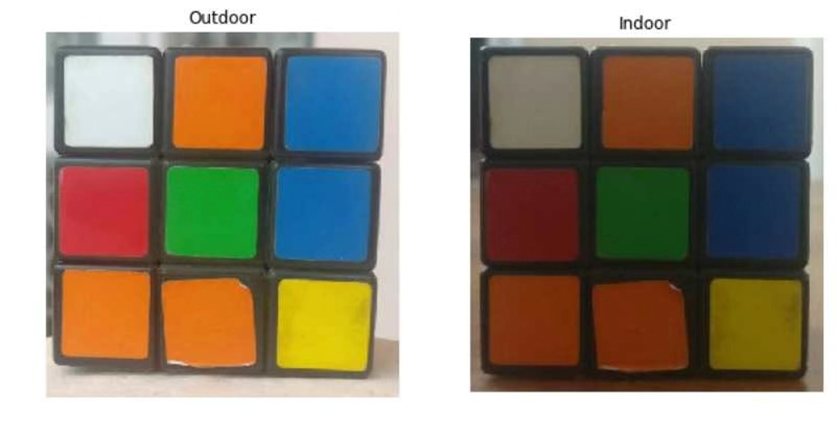
//> input picture Resources/Untitled 5.png, 836 x 431 px
$ ./1   (built with g++ and OpenCV 4)
//> lines starting //> are read from the running program, lines starting //| are printed output that depends on the picture; after the words box and inside, x2 and y2 are one past the last pixel; in counts of white or black regions, pixels touching at a corner belong together
#include <opencv2/opencv.hpp>
#include <iostream>

using namespace cv;
using namespace std;
int main()
{
    Mat img;
    img = imread("/home/parallels/Robomaster/learn/Resources/Untitled 5.png", IMREAD_COLOR);
//> img is the input picture: 431 rows x 836 cols, CV_8UC3; mean B, G, R 126.9, 143.3, 153.3
    Mat hsvFrame;
    Mat gaussImg;
    Mat kernel;
    Mat REDimg1;
    Mat REDimg;
    Mat GREENimg;
    Mat BULEimg;
    vector<vector<Point>> REDcontours;
    vector<vector<Point>> GREENcontours;
    vector<vector<Point>> BLUEcontours;
    int colorThreshold[][6] =
        {
            // {hmin, hmax, smin, smax, vmin, vmax}
            {0, 5, 25, 256, 50, 256},    // RED1
            {150, 181, 25, 256, 50, 256}, // RED2
            {45, 90, 100, 256, 50, 256}, // GREEN
            {100, 120, 100, 256, 50, 256}, // BULE
        };

    cvtColor(img, hsvFrame, COLOR_BGR2HSV);
//> hsvFrame: 431 rows x 836 cols, CV_8UC3; mean H, S, V 35, 94.5, 167.2

    GaussianBlur(hsvFrame, gaussImg, Size(5, 5), 0);
//> gaussImg: 431 rows x 836 cols, CV_8UC3; mean H, S, V 35, 94.5, 167.2

    inRange(gaussImg,
            Scalar(colorThreshold[0][0], colorThreshold[0][2], colorThreshold[0][4]),
            Scalar(colorThreshold[0][1], colorThreshold[0][3], colorThreshold[0][5]),
            REDimg1);
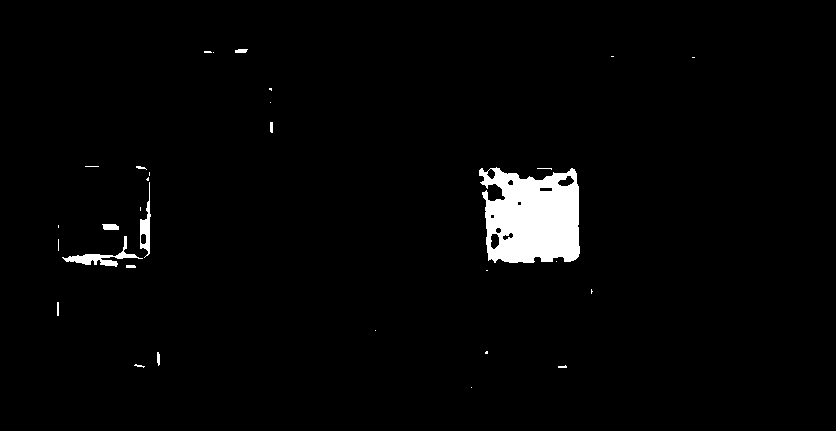
//> REDimg1: 431 rows x 836 cols, CV_8UC1; 2.5% white; 31 white regions (21 under 20 px), largest, box (x1, y1, x2, y2) and area: (479, 167, 580, 263) 7556, (62, 236, 143, 267) 555, (140, 182, 151, 258) 344
    inRange(gaussImg,
            Scalar(colorThreshold[1][0], colorThreshold[1][2], colorThreshold[1][4]),
            Scalar(colorThreshold[1][1], colorThreshold[1][3], colorThreshold[1][5]),
            REDimg);
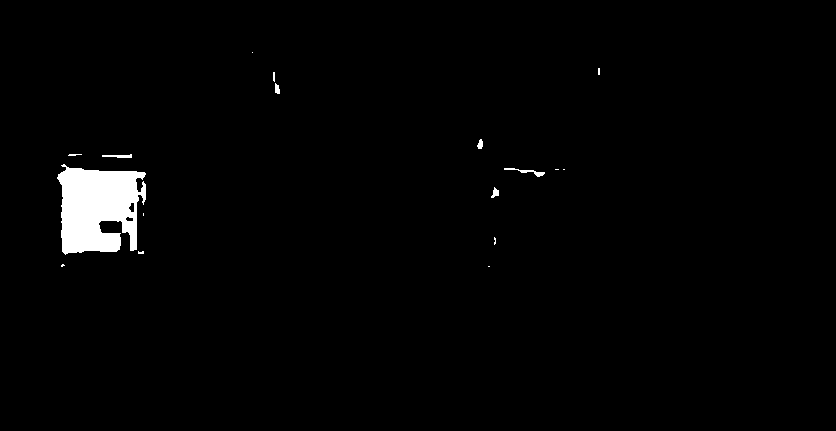
//> REDimg: 431 rows x 836 cols, CV_8UC1; 1.7% white; 17 white regions (10 under 20 px), largest, box (x1, y1, x2, y2) and area: (57, 164, 146, 255) 5869, (504, 168, 545, 177) 105, (102, 154, 132, 158) 77
    inRange(gaussImg,
            Scalar(colorThreshold[2][0], colorThreshold[2][2], colorThreshold[2][4]),
            Scalar(colorThreshold[2][1], colorThreshold[2][3], colorThreshold[2][5]),
            GREENimg);
//> GREENimg: 431 rows x 836 cols, CV_8UC1; 4.9% white; 61 white regions (49 under 20 px), largest, box (x1, y1, x2, y2) and area: (164, 165, 262, 261) 8816, (597, 167, 689, 260) 8236, (505, 170, 551, 179) 75
    inRange(gaussImg,
            Scalar(colorThreshold[3][0], colorThreshold[3][2], colorThreshold[3][4]),
            Scalar(colorThreshold[3][1], colorThreshold[3][3], colorThreshold[3][5]),
            BULEimg);
//> BULEimg: 431 rows x 836 cols, CV_8UC1; 9.4% white; 94 white regions (90 under 20 px), largest, box (x1, y1, x2, y2) and area: (284, 55, 380, 156) 9165, (275, 164, 373, 262) 8818, (708, 164, 800, 259) 8168, (713, 60, 804, 152) 7649

    Mat REDimg0=REDimg+REDimg1;
//> REDimg0: 431 rows x 836 cols, CV_8UC1; 4.2% white; 48 white regions (31 under 20 px), largest, box (x1, y1, x2, y2) and area: (479, 167, 580, 263) 7556, (57, 164, 146, 255) 5869, (62, 236, 143, 267) 555
    kernel = getStructuringElement(MORPH_RECT, Size(3, 3));
    morphologyEx(REDimg0, REDimg0, MORPH_CLOSE, kernel);
//> REDimg0: 431 rows x 836 cols, CV_8UC1; 4.2% white; 40 white regions (28 under 20 px), largest, box (x1, y1, x2, y2) and area: (479, 167, 580, 263) 7782, (57, 164, 151, 267) 6952, (102, 154, 132, 158) 77
    morphologyEx(REDimg0, REDimg0, MORPH_OPEN, kernel);
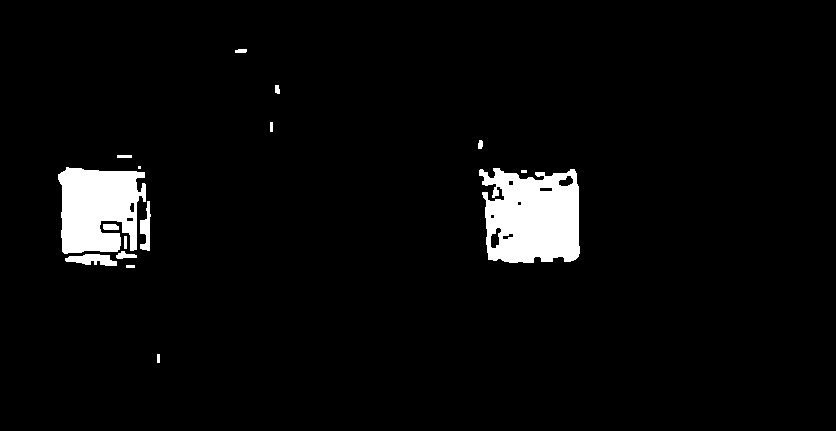
//> REDimg0: 431 rows x 836 cols, CV_8UC1; 4.1% white; 16 white regions (2 under 20 px), largest, box (x1, y1, x2, y2) and area: (479, 168, 580, 263) 7653, (58, 167, 146, 254) 5865, (65, 254, 117, 266) 409
    morphologyEx(GREENimg, GREENimg, MORPH_CLOSE, kernel);
//> GREENimg: 431 rows x 836 cols, CV_8UC1; 5% white; 48 white regions (35 under 20 px), largest, box (x1, y1, x2, y2) and area: (164, 165, 262, 261) 8818, (597, 167, 689, 260) 8236, (134, 197, 147, 256) 143
    morphologyEx(GREENimg, GREENimg, MORPH_OPEN, kernel);
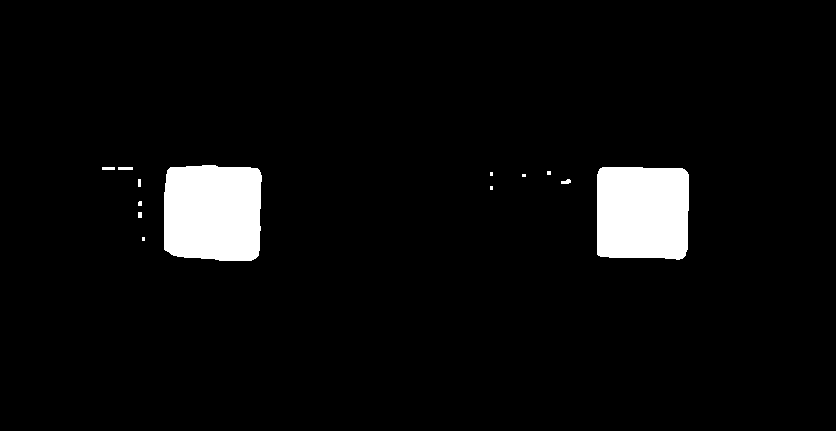
//> GREENimg: 431 rows x 836 cols, CV_8UC1; 4.8% white; 13 white regions (6 under 20 px), largest, box (x1, y1, x2, y2) and area: (164, 165, 262, 261) 8818, (597, 167, 689, 260) 8236, (118, 167, 133, 170) 45
    morphologyEx(BULEimg, BULEimg, MORPH_CLOSE, kernel);
//> BULEimg: 431 rows x 836 cols, CV_8UC1; 9.4% white; 69 white regions (65 under 20 px), largest, box (x1, y1, x2, y2) and area: (284, 55, 380, 156) 9165, (275, 164, 373, 262) 8818, (708, 164, 800, 259) 8169, (713, 60, 804, 152) 7650
    morphologyEx(BULEimg, BULEimg, MORPH_OPEN, kernel);
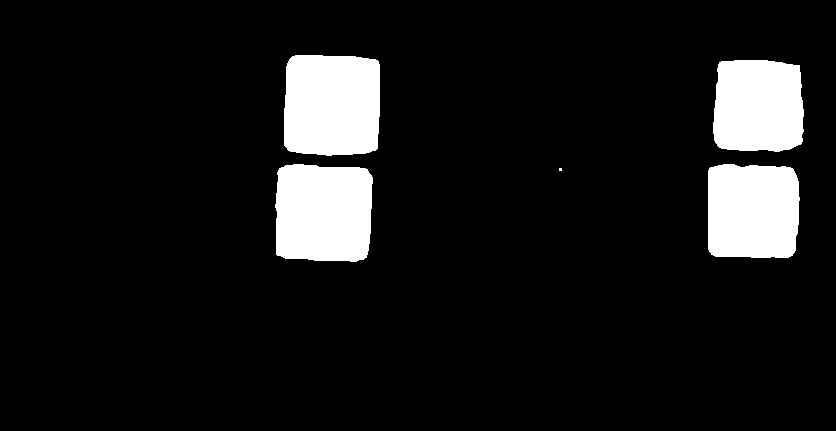
//> BULEimg: 431 rows x 836 cols, CV_8UC1; 9.4% white; 5 white regions (1 under 20 px), largest, box (x1, y1, x2, y2) and area: (284, 55, 380, 156) 9162, (275, 164, 373, 262) 8818, (708, 164, 800, 258) 8166, (713, 60, 804, 152) 7650

    Mat ele = getStructuringElement(MORPH_RECT, Size(5, 5));
    Mat outRed, outGreen, outBlue;
    erode(REDimg0, outRed, ele);
//> outRed: 431 rows x 836 cols, CV_8UC1; 3% white; 14 white regions (10 under 20 px), largest, box (x1, y1, x2, y2) and area: (486, 170, 578, 261) 5958, (60, 170, 143, 251) 4764, (70, 256, 115, 264) 142, (142, 221, 148, 233) 62
    erode(GREENimg, outGreen, ele);
//> outGreen: 431 rows x 836 cols, CV_8UC1; 4.3% white; 2 white regions, box (x1, y1, x2, y2) and area: (166, 167, 260, 259) 8054, (599, 169, 687, 257) 7512
    erode(BULEimg, outBlue, ele);
//> outBlue: 431 rows x 836 cols, CV_8UC1; 8.5% white; 4 white regions, box (x1, y1, x2, y2) and area: (286, 57, 378, 154) 8390, (278, 166, 371, 260) 8043, (710, 166, 797, 256) 7422, (715, 62, 802, 150) 6915

    Mat ele1 = getStructuringElement(MORPH_RECT, Size(15, 15));
    Mat outRed_, outGreen_, outBlue_;
    dilate(outRed, outRed_, ele1);
//> outRed_: 431 rows x 836 cols, CV_8UC1; 5.5% white; 2 white regions, box (x1, y1, x2, y2) and area: (474, 163, 585, 268) 10425, (53, 163, 155, 271) 9571
    erode(outRed_, outRed_, ele);
    dilate(outRed_, outRed_, getStructuringElement(MORPH_RECT, Size(60, 60)));
    erode(outRed_, outRed_, getStructuringElement(MORPH_RECT, Size(65, 65)));
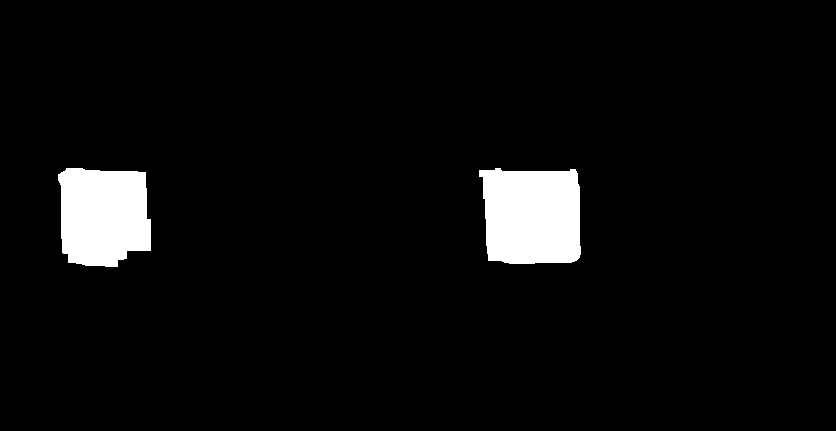
//> outRed_: 431 rows x 836 cols, CV_8UC1; 4.6% white; 2 white regions, box (x1, y1, x2, y2) and area: (479, 168, 581, 264) 8753, (58, 168, 151, 267) 7887
    dilate(outGreen, outGreen_, ele);
//> outGreen_: 431 rows x 836 cols, CV_8UC1; 4.7% white; 2 white regions, box (x1, y1, x2, y2) and area: (164, 165, 262, 261) 8818, (597, 167, 689, 259) 8232
    dilate(outBlue, outBlue_, ele);
//> outBlue_: 431 rows x 836 cols, CV_8UC1; 9.4% white; 4 white regions

    findContours(outRed_, REDcontours, RETR_EXTERNAL, CHAIN_APPROX_NONE);
//> REDcontours = 2 contours; box (x1, y1, x2, y2) and area: (479, 168, 581, 264) 8566, (58, 168, 151, 267) 7708
    findContours(outGreen_, GREENcontours, RETR_EXTERNAL, CHAIN_APPROX_NONE);
//> GREENcontours = 2 contours; box (x1, y1, x2, y2) and area: (164, 165, 262, 261) 8642, (597, 167, 689, 259) 8059
    findContours(outBlue_, BLUEcontours, RETR_EXTERNAL, CHAIN_APPROX_NONE);
//> BLUEcontours = 4 contours; box (x1, y1, x2, y2) and area: (284, 55, 380, 156) 8983, (276, 164, 373, 262) 8634, (708, 164, 799, 258) 7992, (713, 60, 804, 152) 7472

    drawContours(img, REDcontours, -1, Scalar(0, 0, 255), 2);
    drawContours(img, GREENcontours, -1, Scalar(0, 255, 0), 2);
    drawContours(img, BLUEcontours, -1, Scalar(255, 0, 0), 2);
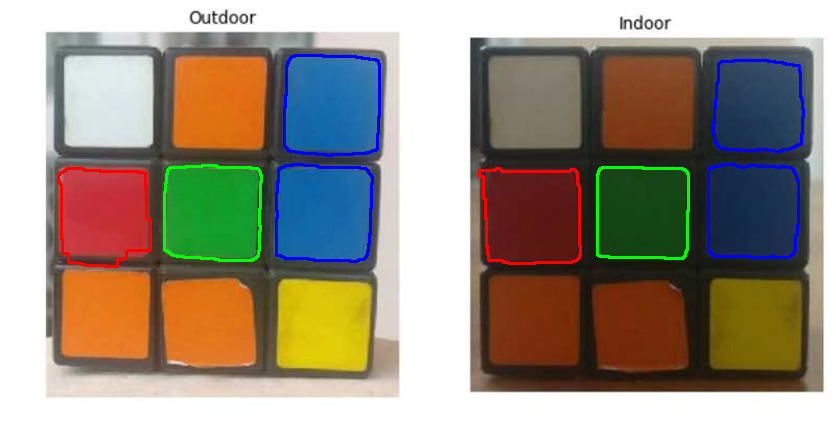
//> img: 431 rows x 836 cols, CV_8UC3; mean B, G, R 128.3, 143.2, 153.3
    imshow("video", img);
    waitKey();

    return 0;
}

$ run again, with Resources/Untitled 11.png copied over Resources/Untitled 5.png
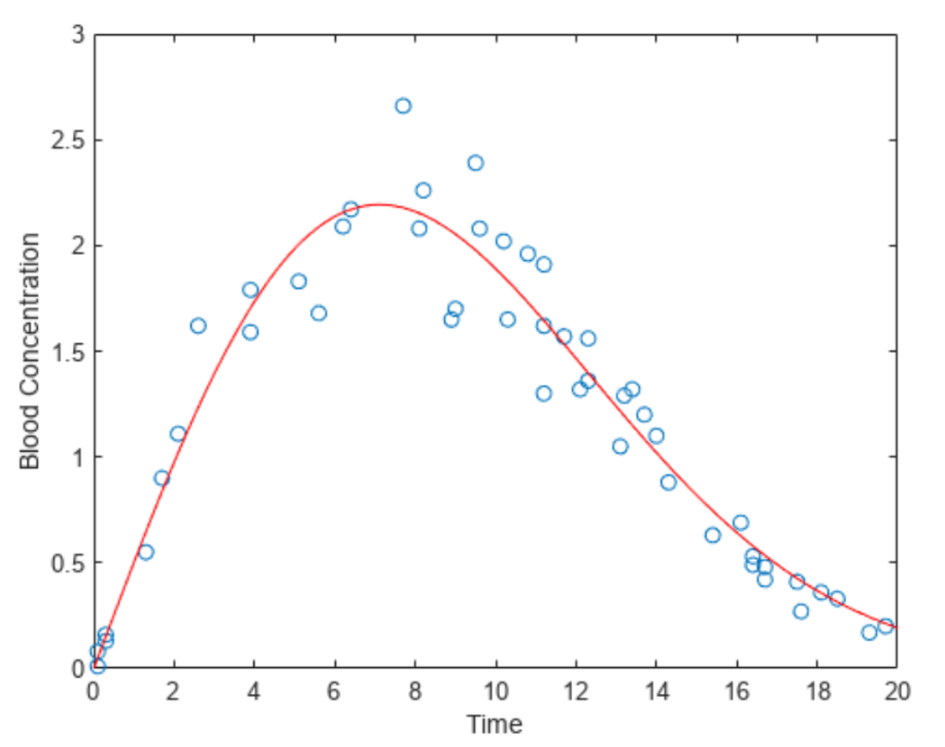
//> input picture Resources/Untitled 11.png, 945 x 747 px, shrunk from 1100 x 870 before the run
//> img is the input picture: 747 rows x 945 cols, CV_8UC3; mean B, G, R 250.8, 250.4, 250.6
//> hsvFrame: 747 rows x 945 cols, CV_8UC3; mean H, S, V 2.2, 2, 251.6
//> gaussImg: 747 rows x 945 cols, CV_8UC3; mean H, S, V 2.2, 2, 251.6
//> `inRange(gaussImg, Scalar(colorThreshold[0][0], colorThreshold[0][2], c..`:
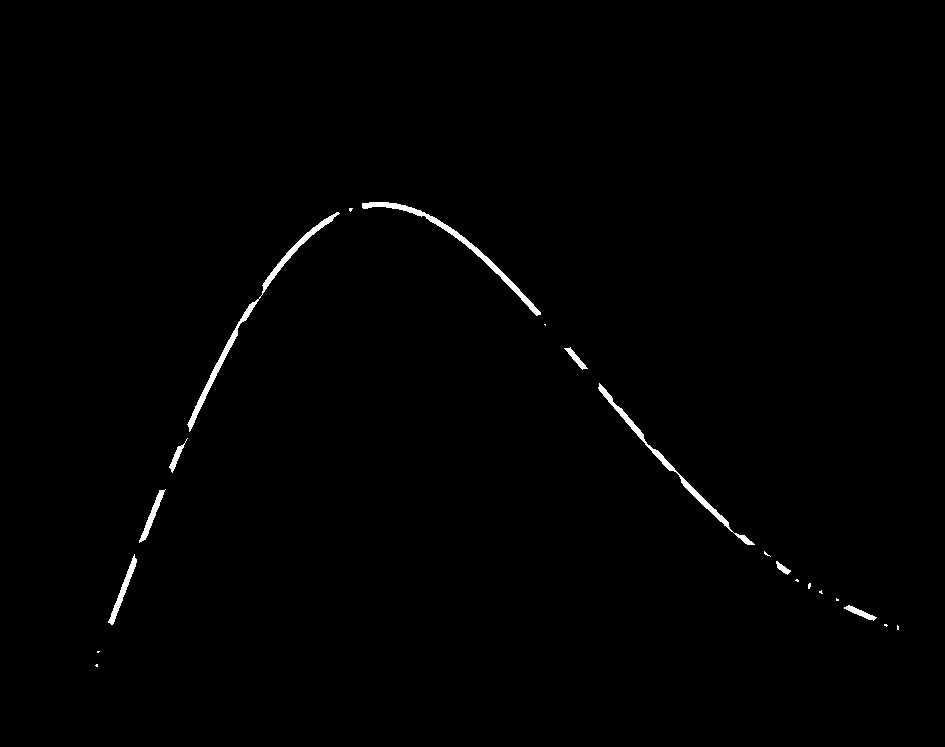
//> REDimg1: 747 rows x 945 cols, CV_8UC1; 0.7% white; 20 white regions (11 under 20 px), largest, box (x1, y1, x2, y2) and area: (187, 212, 340, 432) 1356, (362, 202, 541, 316) 1180, (598, 383, 755, 545) 1041
//> REDimg: 747 rows x 945 cols, CV_8UC1; 0.03% white in thin lines or dots, all inside (x1, y1, x2, y2) = (96, 206, 894, 661)
//> outRed: 747 rows x 945 cols, CV_8UC1; 0.02% white in thin lines or dots, all inside (x1, y1, x2, y2) = (112, 204, 871, 620)
//> outBlue: 747 rows x 945 cols, CV_8UC1; 0% white in thin lines or dots, all inside (x1, y1, x2, y2) = (758, 560, 760, 564)
//> outBlue_: 747 rows x 945 cols, CV_8UC1; 0.01% white; 1 white region
//> REDcontours = 14 contours; largest, box (x1, y1, x2, y2) and area: (110, 561, 137, 623) 378, (362, 202, 423, 217) 376, (141, 490, 165, 541) 319, (188, 394, 207, 428) 188, (848, 606, 874, 621) 129
//> GREENcontours = 0 contours
//> BLUEcontours = 1 contour; box (x1, y1, x2, y2) and area: (756, 558, 762, 566) 32
//> `drawContours(img, BLUEcontours, -1, Scalar(255, 0, 0), 2);`:
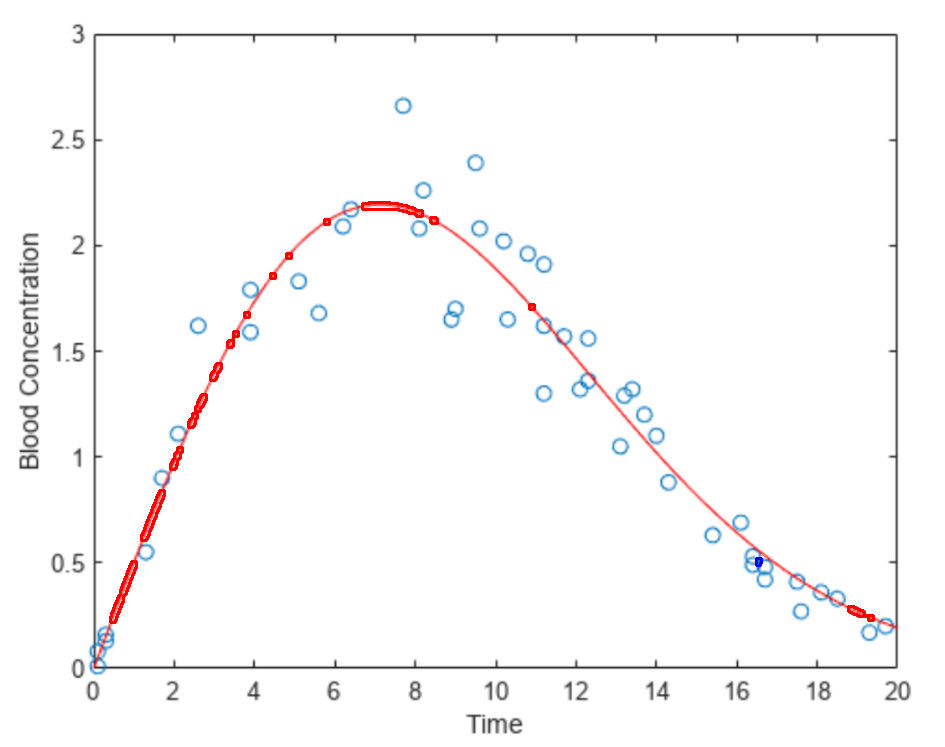
//> img: 747 rows x 945 cols, CV_8UC3; mean B, G, R 250, 249.6, 250.6
